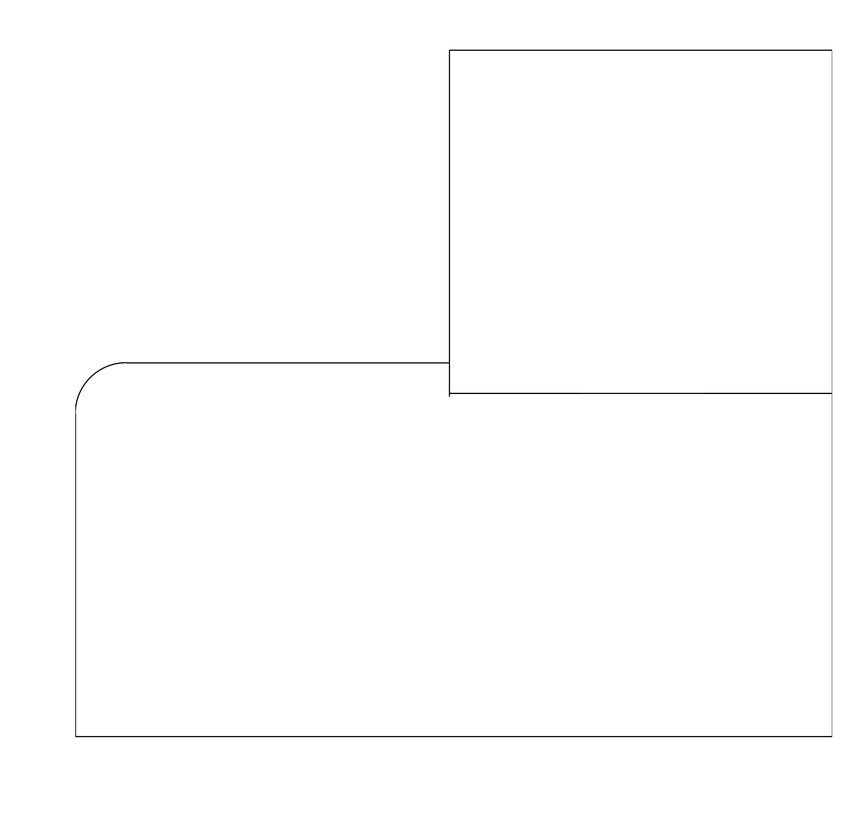
#> input picture 37class_img/Src/1d60d1001b8-a1.png, 857 x 823 px, shrunk from 2106 x 2024 before the run; its folder holds only this picture in this run
$ python RemoveSmallThings_Lin.py   (older library calls are emulated)
#> lines starting #> are read from the running program, lines starting #| are printed output that depends on the picture; after the words box and inside, x2 and y2 are one past the last pixel; in counts of white or black regions, pixels touching at a corner belong together
# -*- coding: utf-8 -*-
"""
Created on Fri Oct  5 15:46:05 2018

@author: NCHC
"""

import numpy as np
import cv2
from matplotlib import pyplot as plt

from skimage import data, io
from skimage.color import rgb2gray
from skimage.filters import threshold_otsu
from skimage.morphology import remove_small_holes, remove_small_objects
import os, sys

DATA_DIR = "./Src/"
MODEL_DIR = "./modelBW2/"
for filename in os.listdir( DATA_DIR ):

    if filename.find('.png') == -1:
        continue
    print(filename)
    filepath = DATA_DIR + filename
    destfilepath = MODEL_DIR + filename

    img =cv2.imread( filepath )
#> img is the input picture: shape (823, 857, 3); min 0, max 255, mean 253.8
    img_gray = cv2.cvtColor(img, cv2.COLOR_BGR2GRAY)
    kernel = np.ones((2,2),np.uint8)
    img_gray= cv2.erode(img_gray,kernel,iterations = 1)
    (thresh, im_bw) = cv2.threshold(img_gray, 128, 255, 0)
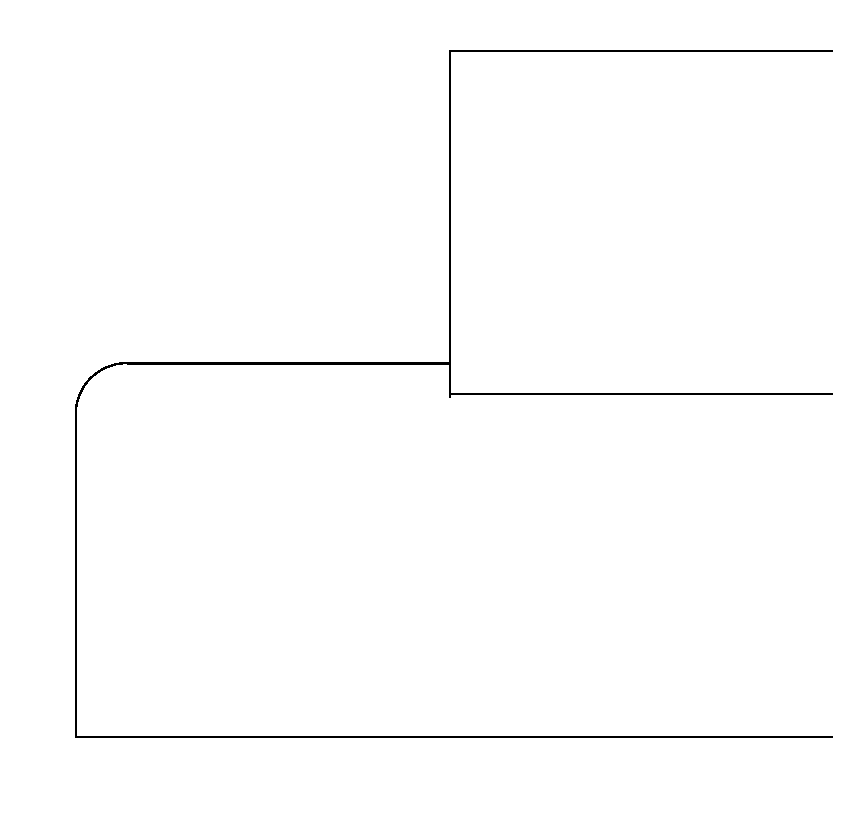
#> im_bw: shape (823, 857); 99.2% white; black in thin lines or dots, all inside (x1, y1, x2, y2) = (75, 50, 833, 738)


    (_, cnts, hierarchy) = cv2.findContours(im_bw, cv2.RETR_TREE, cv2.CHAIN_APPROX_NONE)
#> cnts = 2 contours; box (x1, y1, x2, y2) and area: (0, 0, 857, 823) 703632, (74, 49, 834, 739) 8134
    print("##################")
    print(hierarchy[0])
#| [[-1 -1  1 -1]
#|  [-1 -1 -1  0]]
    #cv2.imshow("threshold", im_bw)
    #cv2.waitKey(0)
    clone = im_bw.copy()


    for i in range(len(cnts)):
        if hierarchy[0][i][2] == -1 :
            if hierarchy[0][hierarchy[0][i][3]][3]==0:
                cv2.drawContours(clone, cnts, i, (255), cv2.FILLED, 4)
            else:
                cv2.drawContours(clone, cnts, i, (0), cv2.FILLED, 4)
        else:
            cv2.drawContours(clone, cnts, i, (255), cv2.FILLED, 4)
#> this loop made 2 passes
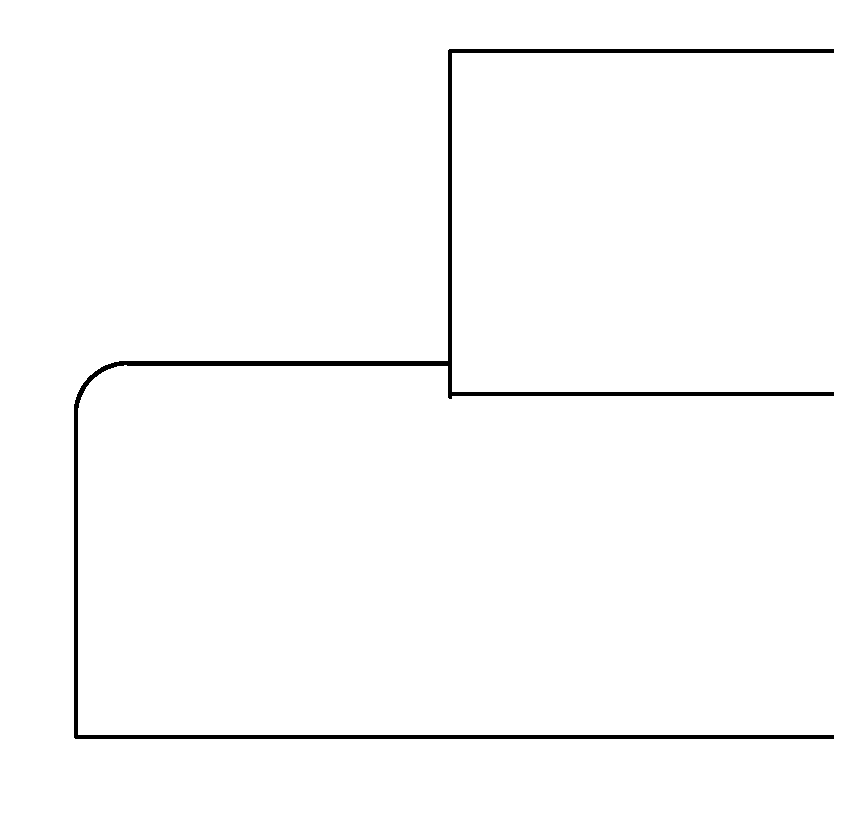
#> clone: shape (823, 857); 98.5% white; 1 black region, box (x1, y1, x2, y2) and area: (74, 49, 834, 739) 10756


    cv2.imwrite( destfilepath, clone)

$ run again, on 37class_img/Src/1d60d1022a2-b.png
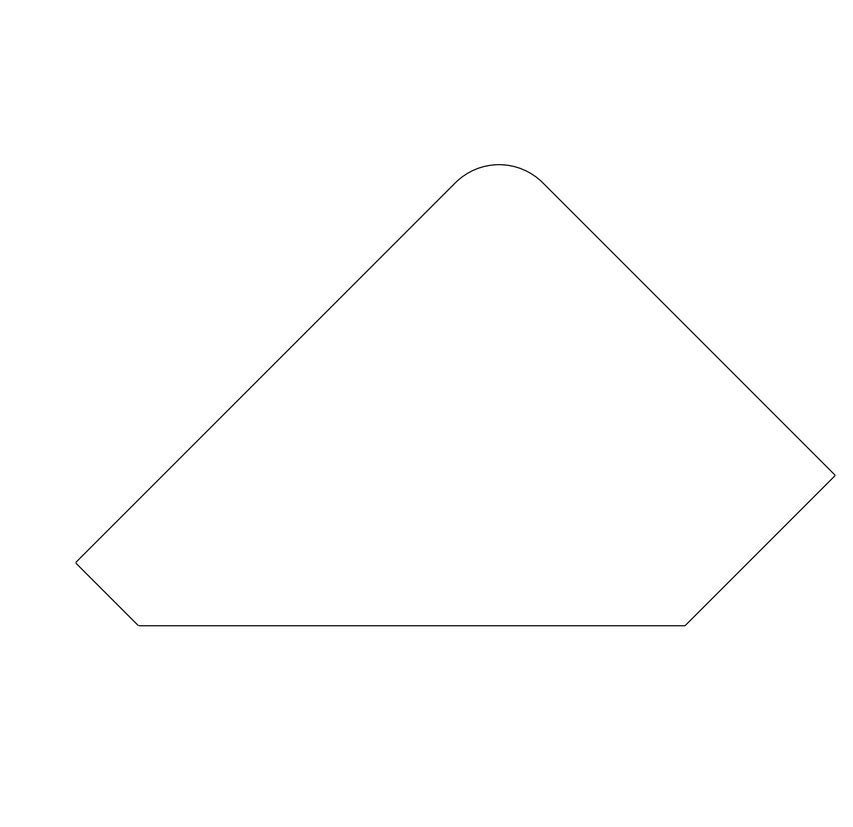
#> input picture 37class_img/Src/1d60d1022a2-b.png, 853 x 827 px, shrunk from 2088 x 2024 before the run
#> img is the input picture: shape (827, 853, 3); min 0, max 255, mean 254.2
#> `(thresh, im_bw) = cv2.threshold(img_gray, 128, 255, 0)`:
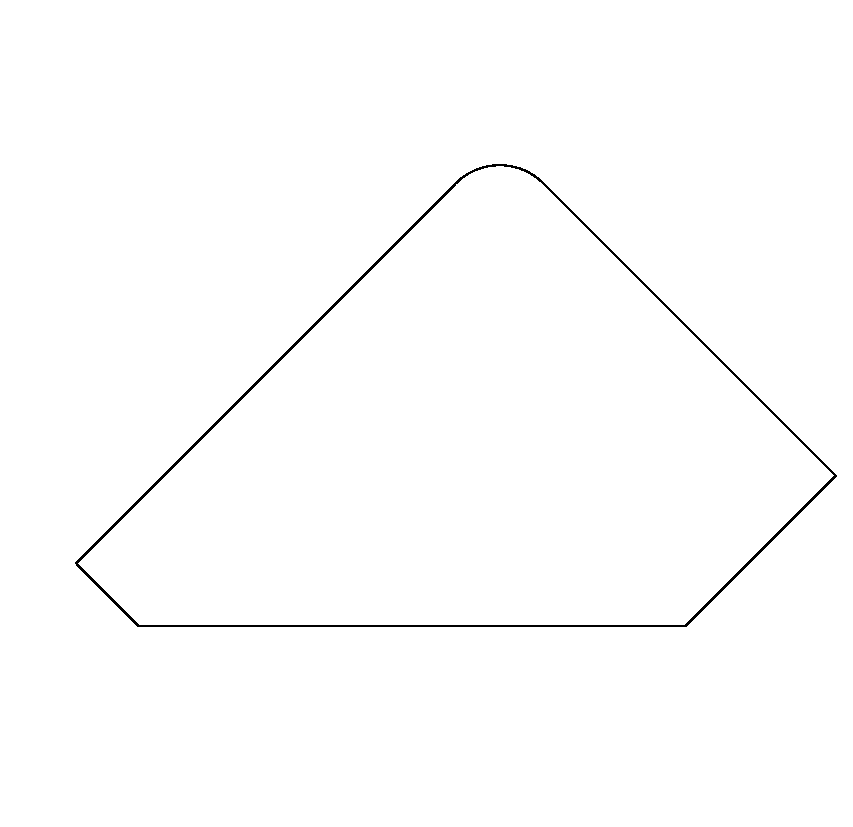
#> im_bw: shape (827, 853); 99.4% white; black in thin lines or dots, all inside (x1, y1, x2, y2) = (75, 164, 837, 627)
#> cnts = 3 contours; box (x1, y1, x2, y2) and area: (0, 0, 853, 827) 703752, (74, 163, 838, 628) 212210, (78, 166, 834, 625) 206110
#| [[-1 -1  1 -1]
#|  [-1 -1  2  0]
#|  [-1 -1 -1  1]]
#> the loop `for i in range(len(cnts)):` made 3 passes

$ run again, on 37class_img/Src/1d60d1062a2-j1.png
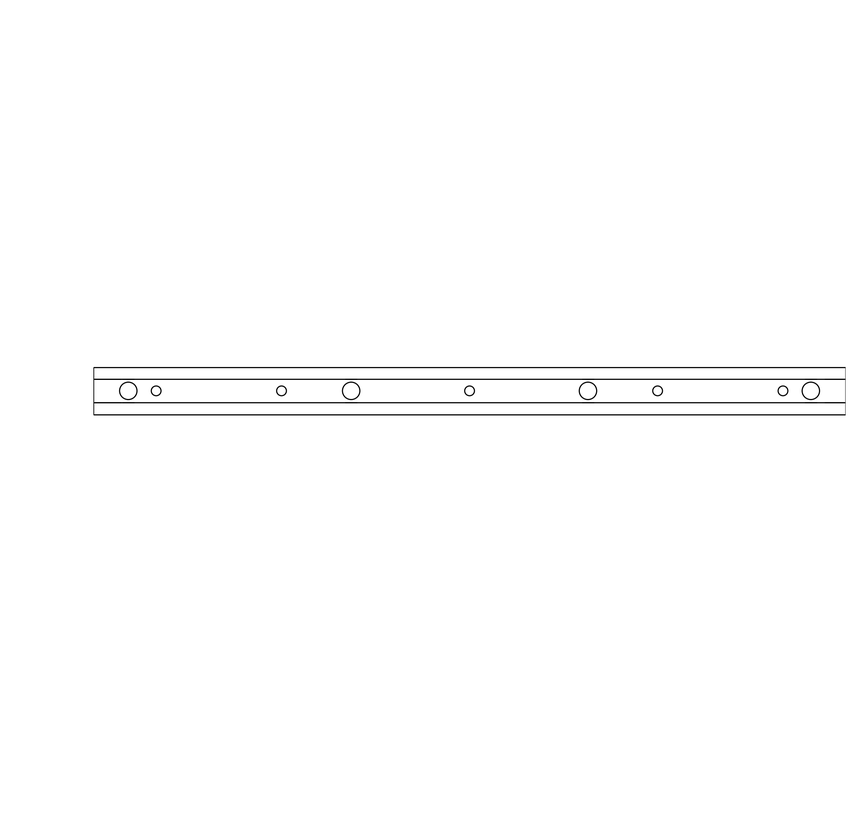
#> input picture 37class_img/Src/1d60d1062a2-j1.png, 863 x 818 px, shrunk from 2134 x 2024 before the run
#> img is the input picture: shape (818, 863, 3); min 0, max 255, mean 253.5
#> `(thresh, im_bw) = cv2.threshold(img_gray, 128, 255, 0)`:
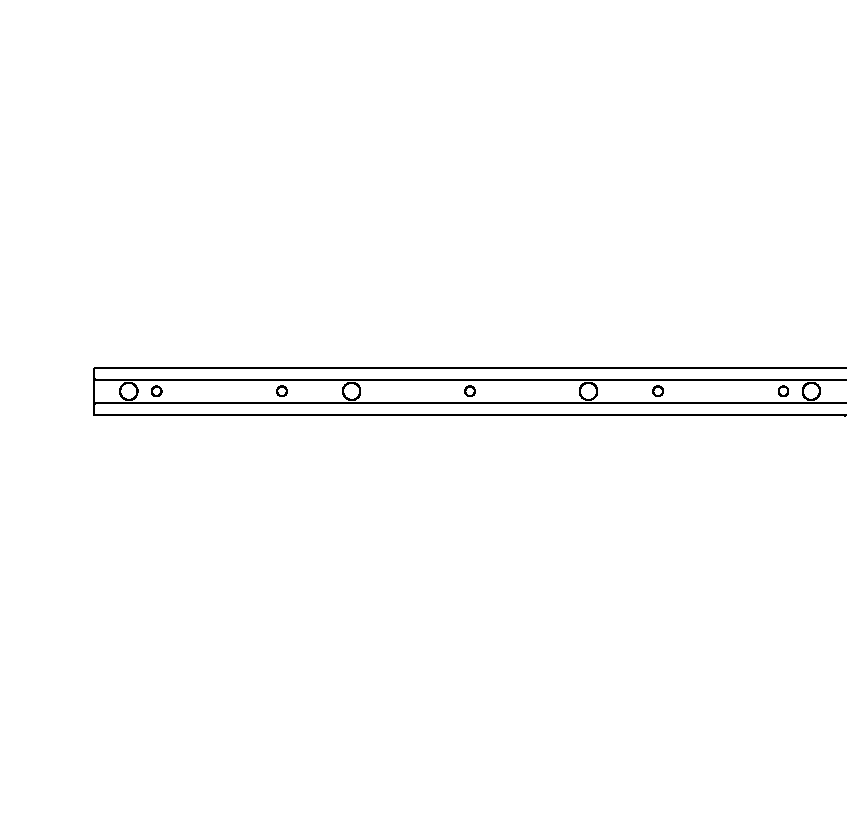
#> im_bw: shape (818, 863); 99% white; black in thin lines or dots, all inside (x1, y1, x2, y2) = (93, 367, 847, 417)
#> cnts = 20 contours; largest, box (x1, y1, x2, y2) and area: (0, 0, 863, 818) 704254, (92, 366, 848, 418) 9170, (118, 381, 140, 402) 336, (578, 381, 599, 402) 334, (801, 381, 822, 402) 334
#> (printed output is left out)
#> the loop `for i in range(len(cnts)):` made 20 passes
#> after the loop `for i in range(len(cnts)):`:
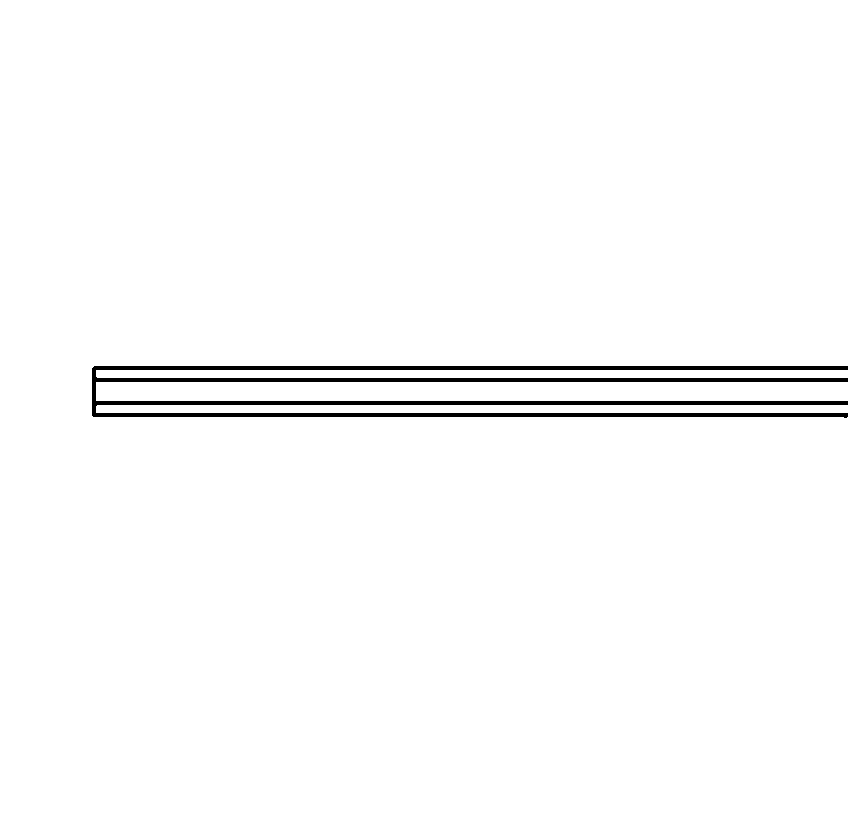
#> clone: shape (818, 863); 98.3% white; 1 black region, box (x1, y1, x2, y2) and area: (92, 366, 848, 418) 12237

$ run again, on 37class_img/Src/1d60d1062a2-k1.png
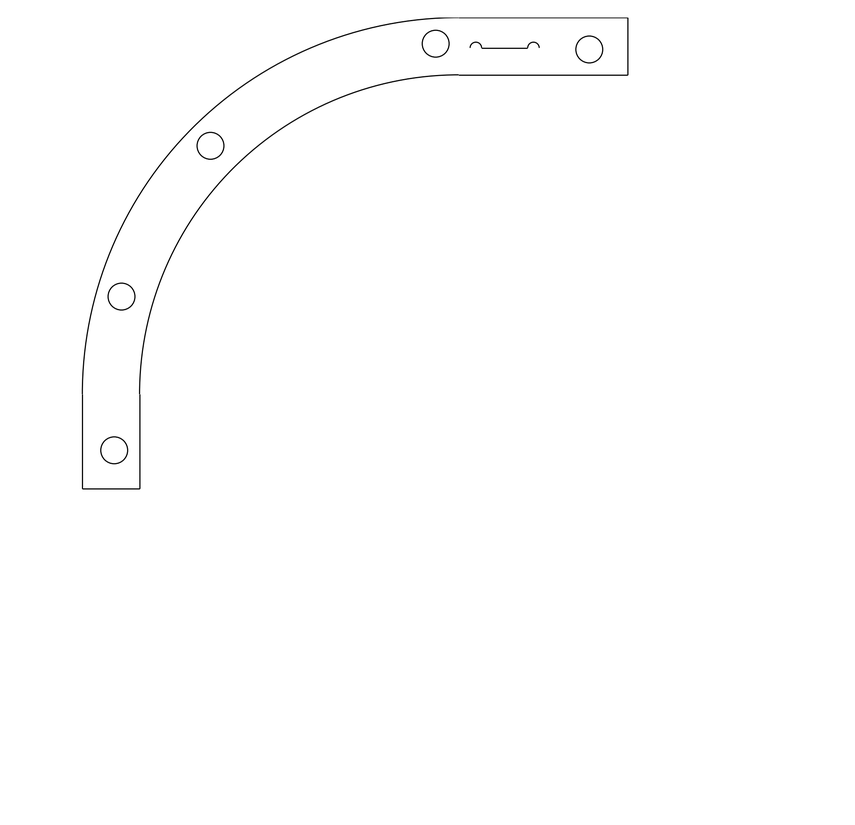
#> input picture 37class_img/Src/1d60d1062a2-k1.png, 855 x 825 px, shrunk from 2099 x 2024 before the run
#> img is the input picture: shape (825, 855, 3); min 0, max 255, mean 254
#> `(thresh, im_bw) = cv2.threshold(img_gray, 128, 255, 0)`:
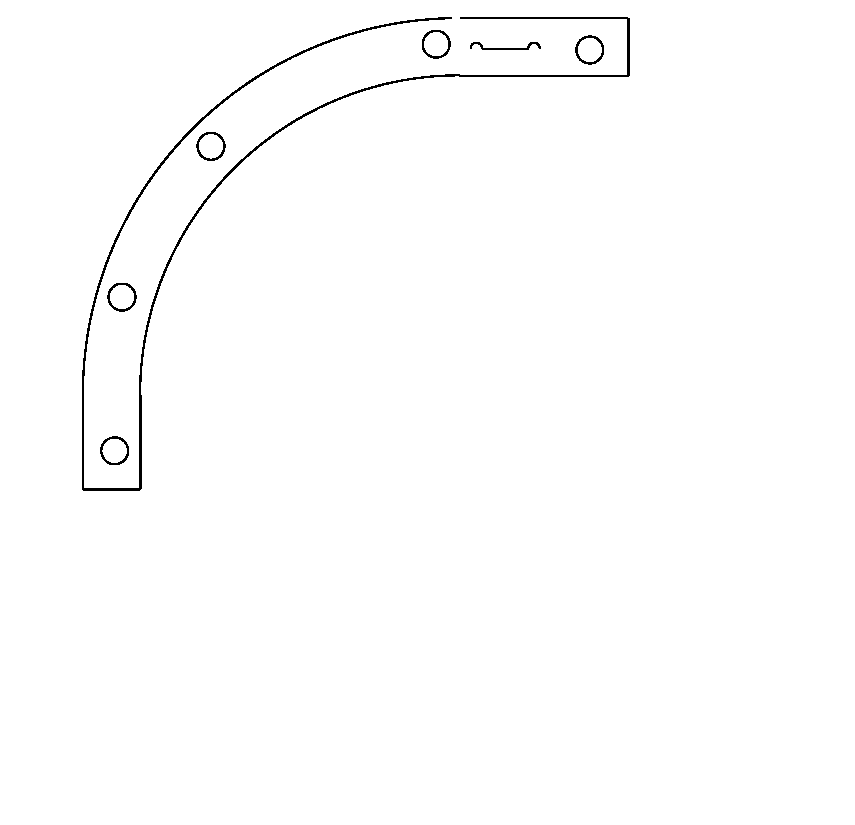
#> im_bw: shape (825, 855); 99.2% white; black in thin lines or dots, all inside (x1, y1, x2, y2) = (82, 17, 630, 491)
#> cnts = 13 contours; largest, box (x1, y1, x2, y2) and area: (0, 0, 855, 825) 703696, (81, 16, 631, 492) 5818, (195, 131, 227, 162) 722, (106, 282, 138, 313) 719, (574, 34, 605, 66) 717
#| [[-1 -1  1 -1]
#|  [ 3 -1  2  0]
#|  [-1 -1 -1  1]
#|  [ 5  1  4  0]
#|  [-1 -1 -1  3]
#|  [ 7  3  6  0]
#> (further printed lines are left out)
#> the loop `for i in range(len(cnts)):` made 13 passes
#> after the loop `for i in range(len(cnts)):`:
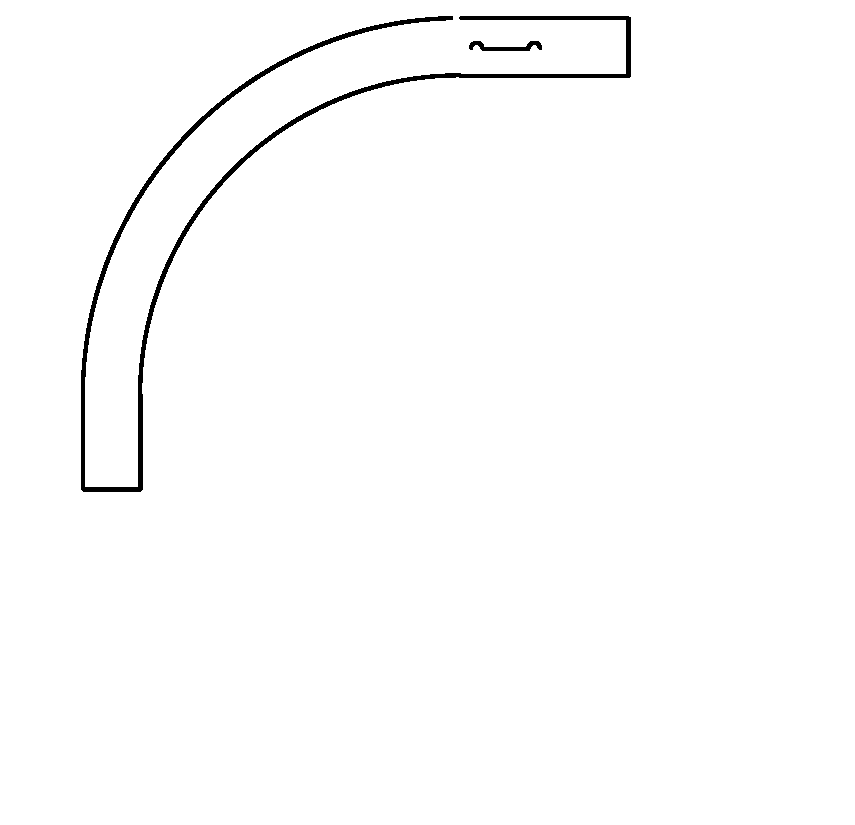
#> clone: shape (825, 855); 98.8% white; 2 black regions, box (x1, y1, x2, y2) and area: (81, 16, 631, 492) 7854, (469, 41, 542, 51) 360
